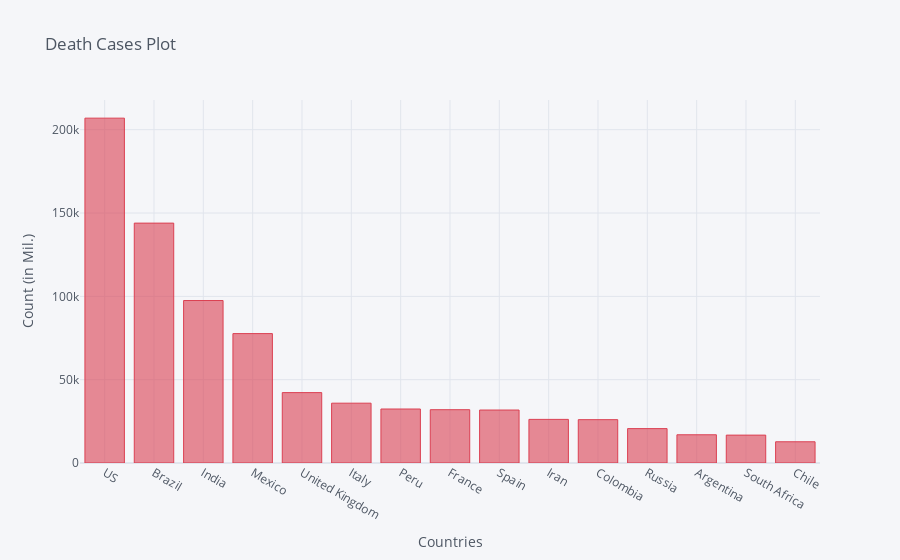

This figure's notebook cell:
### Code cell
death_df2_plot.iplot(kind='bar', x='Country/Region', y='9/30/20',color='red',
                    title='Death Cases Plot',xTitle='Countries',yTitle='Count (in Mil.)')

### Figure 1 — Plotly figure (JSON) as saved in the notebook; plotly's stock layout.template omitted (floating-point values rounded to 4 significant figures)
{"data": [{"marker": {"color": "rgba(219, 64, 82, 0.6)", "line": {"color": "rgba(219, 64, 82, 1.0)", "width": 1}}, "name": "9/30/20", "orientation": "v", "text": "", "type": "bar", "x": ["US", "Brazil", "India", "Mexico", "United Kingdom", "Italy", "Peru", "France", "Spain", "Iran", "Colombia", "Russia", "Argentina", "South Africa", "Chile"], "y": [206932, 143952, 97497, 77646, 42233, 35894, 32396, 31986, 31791, 26169, 25998, 20630, 16937, 16734, 12741]}], "layout": {"legend": {"bgcolor": "#F5F6F9", "font": {"color": "#4D5663"}}, "paper_bgcolor": "#F5F6F9", "plot_bgcolor": "#F5F6F9", "title": {"font": {"color": "#4D5663"}, "text": "Death Cases Plot"}, "xaxis": {"gridcolor": "#E1E5ED", "showgrid": true, "tickfont": {"color": "#4D5663"}, "title": {"font": {"color": "#4D5663"}, "text": "Countries"}, "zerolinecolor": "#E1E5ED"}, "yaxis": {"gridcolor": "#E1E5ED", "showgrid": true, "tickfont": {"color": "#4D5663"}, "title": {"font": {"color": "#4D5663"}, "text": "Count (in Mil.)"}, "zerolinecolor": "#E1E5ED"}}}
